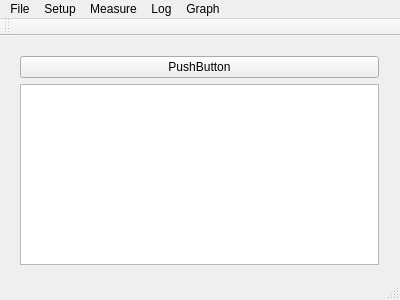
<?xml version="1.0" encoding="UTF-8"?>
<ui version="4.0">
 <class>MainWindow</class>
 <widget class="QMainWindow" name="MainWindow">
  <property name="geometry">
   <rect>
    <x>0</x>
    <y>0</y>
    <width>400</width>
    <height>300</height>
   </rect>
  </property>
  <property name="windowTitle">
   <string>Logger_Test</string>
  </property>
  <widget class="QWidget" name="centralWidget">
   <widget class="QWidget" name="verticalLayoutWidget">
    <property name="geometry">
     <rect>
      <x>9</x>
      <y>9</y>
      <width>381</width>
      <height>231</height>
     </rect>
    </property>
    <layout class="QVBoxLayout" name="verticalLayout">
     <item>
      <widget class="QPushButton" name="pushButton">
       <property name="text">
        <string>PushButton</string>
       </property>
      </widget>
     </item>
     <item>
      <widget class="QTextEdit" name="textEdit"/>
     </item>
    </layout>
   </widget>
  </widget>
  <widget class="QMenuBar" name="menuBar">
   <property name="geometry">
    <rect>
     <x>0</x>
     <y>0</y>
     <width>400</width>
     <height>20</height>
    </rect>
   </property>
   <widget class="QMenu" name="menuFile">
    <property name="title">
     <string>File</string>
    </property>
    <addaction name="actionSave_data"/>
    <addaction name="separator"/>
    <addaction name="actionSave_img"/>
    <addaction name="actionExit"/>
   </widget>
   <widget class="QMenu" name="menuSetup">
    <property name="title">
     <string>Setup</string>
    </property>
    <widget class="QMenu" name="menuPort">
     <property name="title">
      <string>Port</string>
     </property>
     <addaction name="actionttyUSB0"/>
     <addaction name="actionttyACM0"/>
    </widget>
    <addaction name="actionFrequency"/>
    <addaction name="actionMode"/>
    <addaction name="menuPort"/>
   </widget>
   <widget class="QMenu" name="menuMeasure">
    <property name="title">
     <string>Measure</string>
    </property>
    <addaction name="actionStart"/>
    <addaction name="actionPause"/>
    <addaction name="actionStop"/>
   </widget>
   <widget class="QMenu" name="menuLog">
    <property name="title">
     <string>Log</string>
    </property>
    <widget class="QMenu" name="menuFormat">
     <property name="title">
      <string>Format</string>
     </property>
     <addaction name="actionCSV"/>
    </widget>
    <addaction name="actionLog_to"/>
    <addaction name="menuFormat"/>
    <addaction name="actionClear_2"/>
   </widget>
   <widget class="QMenu" name="menuGraph">
    <property name="title">
     <string>Graph</string>
    </property>
    <addaction name="actionScale"/>
    <addaction name="actionClear"/>
   </widget>
   <addaction name="menuFile"/>
   <addaction name="menuSetup"/>
   <addaction name="menuMeasure"/>
   <addaction name="menuLog"/>
   <addaction name="menuGraph"/>
  </widget>
  <widget class="QToolBar" name="mainToolBar">
   <attribute name="toolBarArea">
    <enum>TopToolBarArea</enum>
   </attribute>
   <attribute name="toolBarBreak">
    <bool>false</bool>
   </attribute>
  </widget>
  <widget class="QStatusBar" name="statusBar"/>
  <action name="actionExit">
   <property name="text">
    <string>Exit</string>
   </property>
  </action>
  <action name="actionStart">
   <property name="text">
    <string>Start</string>
   </property>
  </action>
  <action name="actionPause">
   <property name="text">
    <string>Pause</string>
   </property>
  </action>
  <action name="actionStop">
   <property name="text">
    <string>Stop</string>
   </property>
  </action>
  <action name="actionLog_to">
   <property name="text">
    <string>Log to...</string>
   </property>
  </action>
  <action name="actionFrequency">
   <property name="text">
    <string>Frequency</string>
   </property>
  </action>
  <action name="actionMode">
   <property name="text">
    <string>Mode</string>
   </property>
  </action>
  <action name="actionSave_data">
   <property name="text">
    <string>Save raw data</string>
   </property>
  </action>
  <action name="actionttyUSB0">
   <property name="text">
    <string>ttyUSB0</string>
   </property>
  </action>
  <action name="actionttyACM0">
   <property name="text">
    <string>ttyACM0</string>
   </property>
  </action>
  <action name="actionCSV">
   <property name="text">
    <string>CSV</string>
   </property>
  </action>
  <action name="actionClear">
   <property name="text">
    <string>Clear</string>
   </property>
  </action>
  <action name="actionScale">
   <property name="text">
    <string>Scale</string>
   </property>
  </action>
  <action name="actionSave_img">
   <property name="text">
    <string>Save img</string>
   </property>
  </action>
  <action name="actionClear_2">
   <property name="text">
    <string>Clear</string>
   </property>
  </action>
 </widget>
 <layoutdefault spacing="6" margin="11"/>
 <resources/>
 <connections/>
</ui>
